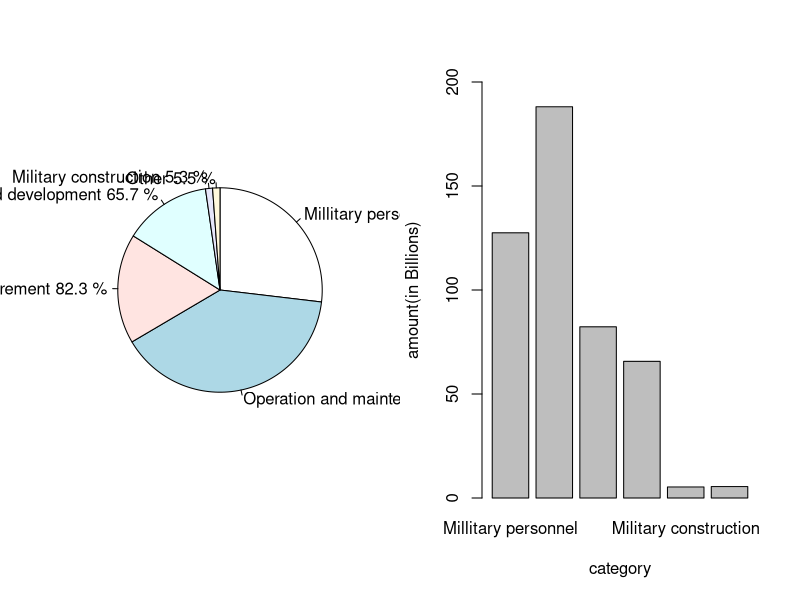

Generate this figure with R:
category<-c("Millitary personnel","Operation and maintenance","Procurement","Research and development","Military construction","Other")
amount<-c(127.5,188.1,82.3,65.7,5.3,5.5)
label<-paste(category,amount)
label<-paste(label,"%",sep=" ")
par(mfrow=c(1,2))
pie(amount,labels = label,clockwise = TRUE)
barplot(amount, ylab="amount(in Billions)",xlab="category",ylim=c(0,200),names.arg = c("Millitary personnel","Operation and maintenance","Procurement","Research and development","Military construction","Other"))
